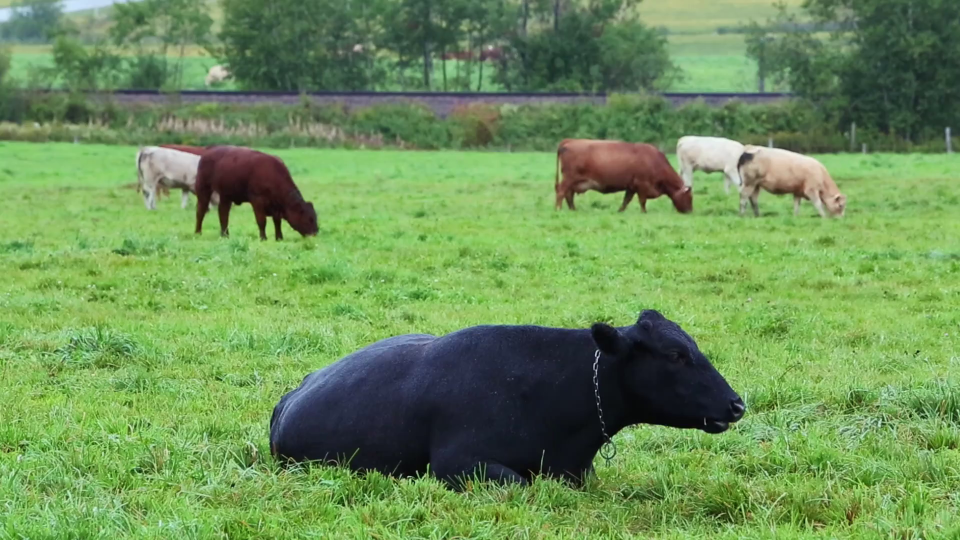
#> input picture data/cows_first_frame.png, 1920 x 1080 px (shown at 1/2 size); the run also reads 1 picture not shown here
$ jupyter execute TP_ParticleFiltering.ipynb   (shell and % lines are left out)
#> lines starting #> are read from the running program, lines starting #| are printed output that depends on the picture; pictures that were not available may be replaced by others from this repository, and a replacement may not be noted
### particle_filter.py
import numpy as np


class ParticleFilter(object):
    """
    Implements a particle filter. The implementation is generic with respect to the choice
    of state propagation model and of measurement model, it can receive arbitrary functions.

    Parameters:

    dim_x: int
        Number of state variables for the particle filter. For example, if
        you are tracking the position and velocity of an object in one
        dimension, dim_x would be 2.
    n_particles: int
        Number of particles for the particle filter
    tau: float between 0 and 1
        tau*n_particles is the threshold on the effective sample size under which
        the particles are resampled and their weights reset to 1/N. If 0 we will never
        resample (SIS behaviour). If 1 we will resample at each step (SIR behaviour).

    Attributes:

    particles: numpy.array(n_particles, dim_x)
        Current state estimates recorded by all particles. Each row
        contains the state of a particle
    weights: numpy.array(n_particles)
        Weights of the particles. The weights sum to 1 over all particles.
    forward: function of signature forward(particles) -> particles
        Function that will be called to perform the predict step of the particle filter,
        whereby the forward state propagation model (including drift and noise) is applied to all particles.
        This returns updated particles.
    likelihood: function of signature likelihood(particles, z) -> likelihoods
        Function that will be called to perform the update step of the particle filter,
        whereby the measurement model and the observation z are used to compute likelihood values
        p(z|x_i) where x_i=particles[i]. The update step uses these likelihood values to update the weights.

    The particle filter can be used like this:

    PF = ParticleFilter(dim_x, n_particles=..., tau=..., forward=..., likelihood=...)
    self.particles = ... # Initialize particles

    while new time step:
        PF.resample()
        PF.predict()
        z = read_measurement(...)
        PF.update(z)
        mean_state = PF.state_expectation()

    """

    def __init__(self, dim_x, n_particles=100, tau=0.5, forward=None, likelihood=None):
        self.dim_x = dim_x
        self.n_particles = n_particles
        self.tau = tau

        if forward is None: # default state propagation model x_k+1 = x_k
            forward = lambda particles: particles
        if likelihood is None: # default likelihood values ignore measurement z and are all constant
            likelihood = lambda particles, z: np.ones((particles.shape[0],))

        self.forward = forward
        self.likelihood = likelihood

        # Default values for the particles and weights
        self.particles = np.zeros((n_particles, dim_x))
        self.weights = np.ones((n_particles,))/n_particles

    def resample(self, tau=None):
        if tau is None:
            tau = self.tau

        threshold = tau*self.n_particles

        # Compute the effective sample size
        N_eff = 1.0/np.sum(self.weights**2)

        # resample if necessary
        if N_eff <= threshold:
            # Hint: you can use numpy.random.choice
            indices = np.random.choice(self.n_particles, size=self.n_particles, replace=True, p=self.weights)
            self.particles = self.particles[indices]
            self.weights = np.ones((self.n_particles,))/self.n_particles

    def predict(self, forward=None):
        """
        Apply the 'forward' model (state propagation model) to the particles
        """
        if forward is None:
            forward = self.forward

        self.particles = forward(self.particles)

    def update(self, z, likelihood=None):
        """
        Update the weight of the particles using the measurement model define in 'likelihood'
        """
        if likelihood is None:
            likelihood = self.likelihood

        # Compute the vector of likelihoods (one likelihood value per particle)
        likelihoods = likelihood(self.particles, z) # likelihoods[i] = p(z|x_i) where x_i = particles[i]

        # Hint: formula given in slide 78 under '3. Measure'. Don't forget to normalize!
        self.weights = self.weights*likelihoods # weights[i] = p(x_i|z)
        self.weights = self.weights/np.sum(self.weights) # weights[i] = p(x_i|z)/p(z)

    def state_expectation(self):
        """
        Computes the empirical average of the particles weighted by their weights,
        as an estimate of the mean of the posterior distribution of the state given the observations.

        Returns: numpy.array((dim_x),)
            A 1D array containing the mean state.
        """
        mean = np.average(self.particles, axis=0, weights=self.weights)

        return mean

### TP_ParticleFiltering.ipynb
[cell 1]
import os
import numpy as np

import matplotlib as mpl
import matplotlib.pyplot as plt
import matplotlib.patches as patches

import cv2 as cv

You should submit before the deadline a **TP_ParticleFilter_firstname1-surname1_firstname2-surname2.zip** containing:
- The completed .ipynb notebook
- The completed particle_filter.py file

You do not need to attach the data nor the outputs (images and videos) as we must be able to regenerate the output by running your notebook.

# Particle filter for color-based object tracking

In this practical work, you will implement a particle filter-based single object tracking approach based on the "color-based probabilistic tracking" framework discussed in the lecture slides (starting from slide 70). The notebook guides you to implement the appearance model, the state propagation model, the particle filter itself, to finally run the tracker on videos.

### Extracting the template patch

We will first use the example video 'data/cows.avi'. The first frame in the video is saved in 'data/cows_first_frame.png' and we load it first below:

[cell 2]
data_dir = 'data'

[cell 3]
zeroth_frame_filename = os.path.join(data_dir, 'cows_first_frame.png')
zeroth_frame = cv.imread(zeroth_frame_filename)
#> zeroth_frame is the input picture: shape (1080, 1920, 3); mean B, G, R 88, 144.6, 109

[cell 4]
fig = plt.figure()
ax = fig.add_subplot(111, aspect='equal')
ax.imshow(cv.cvtColor(zeroth_frame, cv.COLOR_BGR2RGB))
plt.grid(False)
plt.axis('off')
plt.show()

The single object tracker tracks an object manually defined by a template patch that we have to extract from the first frame. Below I have defined a bounding box width, height, center coordinates $x,y$ so as to track the head of the brown cow. You can change the bounding box parameters to track another object if you want. To help place the bounding box, you can visualize the bounding box on top of the frame in the plot below.

[cell 5]
# Template patch
template_W = 100
template_H = 100
template_x = 600
template_y = 430

# Bounding box in [x1,y1,x2,y2] format:
template_bb = np.array([template_x-template_W//2,template_y-template_H//2,
                        template_x+template_W//2,template_y+template_H//2])

[cell 6]
fig = plt.figure(figsize=(10, 10*zeroth_frame.shape[0]/zeroth_frame.shape[1]))
ax = fig.add_subplot(111, aspect='equal')
ax.imshow(cv.cvtColor(zeroth_frame, cv.COLOR_BGR2RGB))
plt.grid(False)
plt.axis('off')

d = np.array([template_x-template_W//2,template_y-template_H//2,template_W,template_H]).astype(np.int32)
ax.add_patch(patches.Rectangle((d[0],d[1]),d[2],d[3],fill=False,lw=3,ec=np.random.rand(1, 3)))
plt.show()
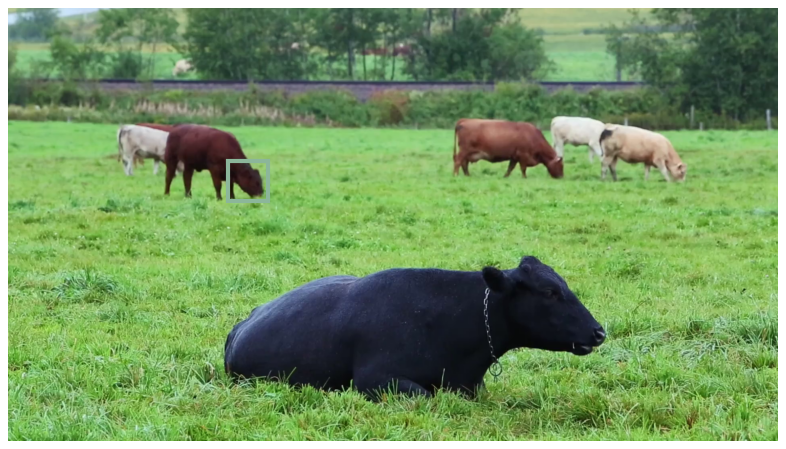
#> figure drawn by matplotlib, 1 panel

We will now implement a function that takes a frame (image) as input as well as a bounding box, and extracts a patch from the image at the specified bounding box location. The patch has dimension N along the $x$-axis and M along the $y$-axis. This routine will be used both to extract the template patch, and to extract candidate patches during the tracking.

The patch pixel values are probed at coordinates regularly spaced between the bounding box corners. This means that the coordinates may fall in-between pixels (they are real valued). Hence you will have to linearly interpolate image values to obtain the patch values.<br>
Moreover, the bounding box may fall partially outside the image, in which case you will have to extrapolate image values, replicating the border values as boundary condition.

[cell 7]
def extract_patch(image, bounding_box, N=64, M=64):
    """
    Extract a rectangular patch from image at location given by bounding_box.

    Returns: numpy.array((M,N,C))
        An image of size N*M, created by linearly interpolating pixel values in the
        original image at evenly spaced coordinates starting at the top-left corner
        of bounding box and ending at the bottom right corner of bounding box

    Arguments:

    image: numpy.array((H,W,C))
    bounding_box: numpy.array((4,)) in [x1,y1,x2,y2] format
    """
#> called with bounding_box = array of shape (4,), N = 64, M = 64

    # x and y coordinates at which to interpolate
    map_x, map_y = np.meshgrid(np.linspace(bounding_box[0],bounding_box[2],N,dtype='float32'),
                               np.linspace(bounding_box[1],bounding_box[3],M,dtype='float32'))

    # Hint: you can use cv.remap, with linear interpolation and border replication
    patch = cv.remap(image, map_x, map_y, cv.INTER_LINEAR, borderMode=cv.BORDER_REPLICATE)
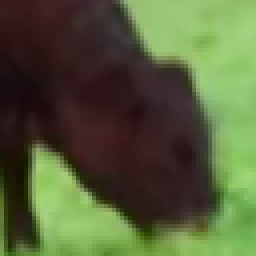
#> patch: shape (64, 64, 3) (shown 4 times larger); mean B, G, R 57.8, 94.5, 84.9

    return patch

Now we can extract the template patch from `zeroth_frame`, thanks to the bounding box `template_bb` you manually defined previously.

[cell 8]
N = 64 # number of pixels in the patch along the x-axis
M = 64 # number of pixels in the patch along the y-axis

# Extract the template patch
template = extract_patch(zeroth_frame, template_bb, N, M)

[cell 9]
fig = plt.figure()
ax = fig.add_subplot(111, aspect='equal')
ax.imshow(cv.cvtColor(template, cv.COLOR_BGR2RGB))
plt.grid(False)
plt.axis('off')
plt.show()

### First appearance model

For the particle filter, we need to define the data likelihood given a state $p(z|x^{(i)})$. We will explore two variants of appearance models. The first is based on the candidate patch to template Mean Squared Error. We will first simply compute the Mean Squared Error between the candidate patch (CP) color values and the template (T) color values: $$MSE = \frac{1}{NMC} \Vert CP - T \Vert_2^2 , $$

where $N,M$ are the patch dimensions and $C$ the number of color channels. We then take $\exp(-\frac{\lambda}{2} \cdot MSE)$ to obtain a value that is a probability (up to an unimportant multiplicative factor).

[cell 10]
def mse_likelihood(image, template, bounding_boxes, lbda):
    """
    Evaluates the likelihood p(image|x_i) for x_i=bounding_boxes[i] for all i.
    The likelihood model is based on the patch-to-template Mean Square Error.

    Arguments:

    image: numpy.array((H,W,C))
    template: numpy.array((N,M,C))
    bounding_boxes: numpy.array((P,4)) where each row is in the format [x1,y1,x2,y2]
    lbda: real value or 1D numpy.array((L,))

    Returns: 1D numpy.array((P,)) if lbda is a scalar, numpy.array((L,P)) if lbda is a 1D array
        An array containing the likelihood values for each bounding box and each value of lbda.
    """

    # Extract patches delimited by bounding_boxes, where each
    # patch has the same dimensions as the template
    # Store them in a python list:
    patch_list = [extract_patch(image, bounding_box, template.shape[1], template.shape[0]) for bounding_box in bounding_boxes]

    # Compute the mean squared error between patch and template intensities, for every patch in the patch_list.
    mse_list = [np.mean((patch - template)**2) for patch in patch_list]
    mse = np.array(mse_list)

    # Compute the likelihood values and store them in a numpy array
    if np.isscalar(lbda):
        likelihoods = np.exp(-lbda*mse/2)
    else:
        likelihoods = np.exp(-lbda[:,np.newaxis]*mse[np.newaxis,:])

    return likelihoods

Let's visualize the likelihood map that we obtain for different lambda values. Each pixel value in this map represents the likelihood of a candidate patch centered at the given pixel (and of the same height and width as the template). The maps are subsampled by a factor of 10 for speed of execution.

As $\lambda$ gets larger, the map becomes more peaked around the actual template patch. For accurate object tracking, we will need maps that are quite peaked.

[cell 11]
bbs = [np.array([x-template_W//2,y-template_H//2,
                 x+template_W//2,y+template_H//2,]) for y in np.arange(0, zeroth_frame.shape[0], 10)
       for x in np.arange(0, zeroth_frame.shape[1], 10)]
bbs = np.array(bbs)

H_lik = zeroth_frame.shape[0]//10
W_lik = zeroth_frame.shape[1]//10
lbdas = np.array([0.005, 0.01, 0.02, 0.05, 0.1, 1.])
likelihoods = mse_likelihood(zeroth_frame, template, bbs, lbdas)
#> call 3 of extract_patch, with bounding_box = array of shape (4,), N = 64, M = 64
#> in extract_patch (call 3), `map_x, map_y = np.meshgrid(np.linspace(bounding_box[0],bounding_box[2]..`:
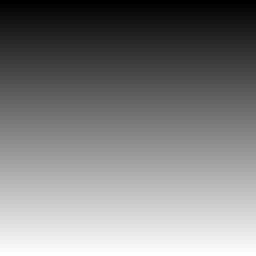
#> map_y: shape (64, 64) float32 (shown 4 times larger); min -50, max 50, mean 0; drawn with min black and max white
#> in extract_patch (call 7), `map_x, map_y = np.meshgrid(np.linspace(bounding_box[0],bounding_box[2]..`:
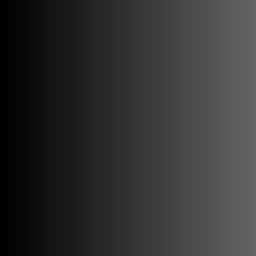
#> map_x: shape (64, 64) float32 (shown 4 times larger); min 0, max 100, mean 50
#> in extract_patch (call 10), `map_x, map_y = np.meshgrid(np.linspace(bounding_box[0],bounding_box[2]..`:
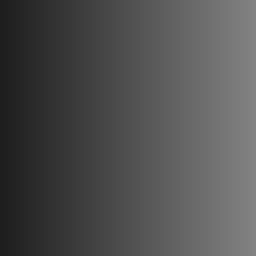
#> map_x: shape (64, 64) float32 (shown 4 times larger); min 30, max 130, mean 80
#> in extract_patch (call 13), `map_x, map_y = np.meshgrid(np.linspace(bounding_box[0],bounding_box[2]..`:
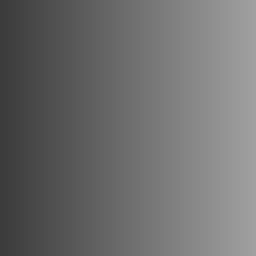
#> map_x: shape (64, 64) float32 (shown 4 times larger); min 60, max 160, mean 110
#> in extract_patch (call 14), `patch = cv.remap(image, map_x, map_y, cv.INTER_LINEAR, borderMode=cv.B..`:
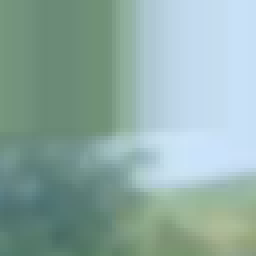
#> patch: shape (64, 64, 3) (shown 4 times larger); mean B, G, R 165.2, 171.3, 142.4
#> in extract_patch (call 15), `patch = cv.remap(image, map_x, map_y, cv.INTER_LINEAR, borderMode=cv.B..`:
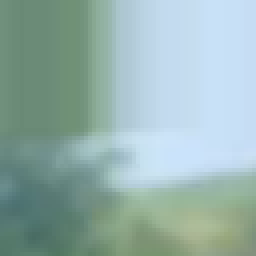
#> patch: shape (64, 64, 3) (shown 4 times larger); mean B, G, R 173.7, 177.6, 149.7
#> in extract_patch (call 16), `map_x, map_y = np.meshgrid(np.linspace(bounding_box[0],bounding_box[2]..`:
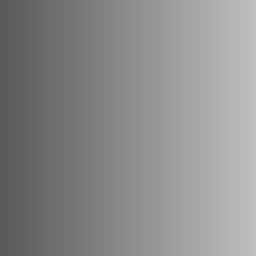
#> map_x: shape (64, 64) float32 (shown 4 times larger); min 90, max 190, mean 140
#> in extract_patch (call 16), `patch = cv.remap(image, map_x, map_y, cv.INTER_LINEAR, borderMode=cv.B..`:
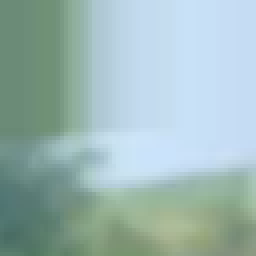
#> patch: shape (64, 64, 3) (shown 4 times larger); mean B, G, R 182.4, 184.3, 157.3
#> (the rest of the program and of its run is left out)
